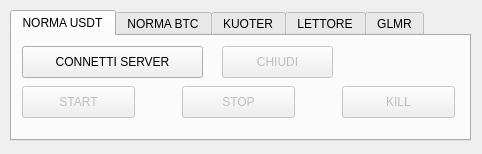
<?xml version="1.0" encoding="UTF-8"?>
<ui version="4.0">
 <class>Dialog</class>
 <widget class="QDialog" name="Dialog">
  <property name="geometry">
   <rect>
    <x>0</x>
    <y>0</y>
    <width>482</width>
    <height>154</height>
   </rect>
  </property>
  <property name="windowTitle">
   <string>Dialog</string>
  </property>
  <widget class="QTabWidget" name="page">
   <property name="geometry">
    <rect>
     <x>10</x>
     <y>10</y>
     <width>461</width>
     <height>131</height>
    </rect>
   </property>
   <property name="currentIndex">
    <number>0</number>
   </property>
   <widget class="QWidget" name="usdt">
    <attribute name="title">
     <string>NORMA USDT</string>
    </attribute>
    <widget class="QPushButton" name="Norma_usdt_startButton">
     <property name="enabled">
      <bool>false</bool>
     </property>
     <property name="geometry">
      <rect>
       <x>10</x>
       <y>50</y>
       <width>113</width>
       <height>32</height>
      </rect>
     </property>
     <property name="text">
      <string>START</string>
     </property>
    </widget>
    <widget class="QPushButton" name="Norma_usdt_stopButton">
     <property name="enabled">
      <bool>false</bool>
     </property>
     <property name="geometry">
      <rect>
       <x>170</x>
       <y>50</y>
       <width>113</width>
       <height>32</height>
      </rect>
     </property>
     <property name="text">
      <string>STOP</string>
     </property>
    </widget>
    <widget class="QPushButton" name="Norma_usdt_killButton">
     <property name="enabled">
      <bool>false</bool>
     </property>
     <property name="geometry">
      <rect>
       <x>330</x>
       <y>50</y>
       <width>113</width>
       <height>32</height>
      </rect>
     </property>
     <property name="text">
      <string>KILL</string>
     </property>
    </widget>
    <widget class="QPushButton" name="Norma_usdt_connectButton">
     <property name="enabled">
      <bool>true</bool>
     </property>
     <property name="geometry">
      <rect>
       <x>10</x>
       <y>10</y>
       <width>181</width>
       <height>32</height>
      </rect>
     </property>
     <property name="text">
      <string>CONNETTI SERVER</string>
     </property>
    </widget>
    <widget class="QPushButton" name="Norma_usdt_closeButton">
     <property name="enabled">
      <bool>false</bool>
     </property>
     <property name="geometry">
      <rect>
       <x>210</x>
       <y>10</y>
       <width>111</width>
       <height>32</height>
      </rect>
     </property>
     <property name="text">
      <string>CHIUDI</string>
     </property>
    </widget>
   </widget>
   <widget class="QWidget" name="btc">
    <attribute name="title">
     <string>NORMA BTC</string>
    </attribute>
    <widget class="QPushButton" name="Norma_btc_killButton">
     <property name="enabled">
      <bool>false</bool>
     </property>
     <property name="geometry">
      <rect>
       <x>330</x>
       <y>50</y>
       <width>113</width>
       <height>32</height>
      </rect>
     </property>
     <property name="text">
      <string>KILL</string>
     </property>
    </widget>
    <widget class="QPushButton" name="Norma_btc_startButton">
     <property name="enabled">
      <bool>false</bool>
     </property>
     <property name="geometry">
      <rect>
       <x>10</x>
       <y>50</y>
       <width>113</width>
       <height>32</height>
      </rect>
     </property>
     <property name="text">
      <string>START</string>
     </property>
    </widget>
    <widget class="QPushButton" name="Norma_btc_stopButton">
     <property name="enabled">
      <bool>false</bool>
     </property>
     <property name="geometry">
      <rect>
       <x>170</x>
       <y>50</y>
       <width>113</width>
       <height>32</height>
      </rect>
     </property>
     <property name="text">
      <string>STOP</string>
     </property>
    </widget>
    <widget class="QPushButton" name="Norma_btc_connectButton">
     <property name="enabled">
      <bool>true</bool>
     </property>
     <property name="geometry">
      <rect>
       <x>10</x>
       <y>10</y>
       <width>181</width>
       <height>32</height>
      </rect>
     </property>
     <property name="text">
      <string>CONNETTI SERVER</string>
     </property>
    </widget>
    <widget class="QPushButton" name="Norma_btc_closeButton">
     <property name="enabled">
      <bool>false</bool>
     </property>
     <property name="geometry">
      <rect>
       <x>210</x>
       <y>10</y>
       <width>111</width>
       <height>32</height>
      </rect>
     </property>
     <property name="text">
      <string>CHIUDI</string>
     </property>
    </widget>
   </widget>
   <widget class="QWidget" name="kuoter">
    <property name="enabled">
     <bool>true</bool>
    </property>
    <attribute name="title">
     <string>KUOTER</string>
    </attribute>
    <widget class="QPushButton" name="Kuoter_killButton">
     <property name="enabled">
      <bool>false</bool>
     </property>
     <property name="geometry">
      <rect>
       <x>330</x>
       <y>50</y>
       <width>113</width>
       <height>32</height>
      </rect>
     </property>
     <property name="text">
      <string>KILL</string>
     </property>
    </widget>
    <widget class="QPushButton" name="Kuoter_startButton">
     <property name="enabled">
      <bool>false</bool>
     </property>
     <property name="geometry">
      <rect>
       <x>10</x>
       <y>50</y>
       <width>113</width>
       <height>32</height>
      </rect>
     </property>
     <property name="text">
      <string>START</string>
     </property>
    </widget>
    <widget class="QPushButton" name="Kuoter_stopButton">
     <property name="enabled">
      <bool>false</bool>
     </property>
     <property name="geometry">
      <rect>
       <x>170</x>
       <y>50</y>
       <width>113</width>
       <height>32</height>
      </rect>
     </property>
     <property name="text">
      <string>STOP</string>
     </property>
    </widget>
    <widget class="QPushButton" name="Kuoter_connectButton">
     <property name="enabled">
      <bool>true</bool>
     </property>
     <property name="geometry">
      <rect>
       <x>10</x>
       <y>10</y>
       <width>181</width>
       <height>32</height>
      </rect>
     </property>
     <property name="text">
      <string>CONNETTI SERVER</string>
     </property>
    </widget>
    <widget class="QPushButton" name="Kuoter_closeButton">
     <property name="enabled">
      <bool>false</bool>
     </property>
     <property name="geometry">
      <rect>
       <x>210</x>
       <y>10</y>
       <width>111</width>
       <height>32</height>
      </rect>
     </property>
     <property name="text">
      <string>CHIUDI</string>
     </property>
    </widget>
   </widget>
   <widget class="QWidget" name="lettore">
    <attribute name="title">
     <string>LETTORE</string>
    </attribute>
    <widget class="QPushButton" name="Lettore_startButton">
     <property name="enabled">
      <bool>false</bool>
     </property>
     <property name="geometry">
      <rect>
       <x>10</x>
       <y>50</y>
       <width>113</width>
       <height>32</height>
      </rect>
     </property>
     <property name="text">
      <string>START</string>
     </property>
    </widget>
    <widget class="QPushButton" name="Lettore_stopButton">
     <property name="enabled">
      <bool>false</bool>
     </property>
     <property name="geometry">
      <rect>
       <x>170</x>
       <y>50</y>
       <width>113</width>
       <height>32</height>
      </rect>
     </property>
     <property name="text">
      <string>STOP</string>
     </property>
    </widget>
    <widget class="QPushButton" name="Lettore_connectButton">
     <property name="enabled">
      <bool>true</bool>
     </property>
     <property name="geometry">
      <rect>
       <x>10</x>
       <y>10</y>
       <width>181</width>
       <height>32</height>
      </rect>
     </property>
     <property name="text">
      <string>CONNETTI SERVER</string>
     </property>
    </widget>
    <widget class="QPushButton" name="Lettore_closeButton">
     <property name="enabled">
      <bool>false</bool>
     </property>
     <property name="geometry">
      <rect>
       <x>210</x>
       <y>10</y>
       <width>111</width>
       <height>32</height>
      </rect>
     </property>
     <property name="text">
      <string>CHIUDI</string>
     </property>
    </widget>
   </widget>
   <widget class="QWidget" name="glmr">
    <attribute name="title">
     <string>GLMR</string>
    </attribute>
    <widget class="QPushButton" name="Glmr_startButton">
     <property name="enabled">
      <bool>false</bool>
     </property>
     <property name="geometry">
      <rect>
       <x>10</x>
       <y>50</y>
       <width>113</width>
       <height>32</height>
      </rect>
     </property>
     <property name="text">
      <string>START</string>
     </property>
    </widget>
    <widget class="QPushButton" name="Glmr_stopButton">
     <property name="enabled">
      <bool>false</bool>
     </property>
     <property name="geometry">
      <rect>
       <x>170</x>
       <y>50</y>
       <width>113</width>
       <height>32</height>
      </rect>
     </property>
     <property name="text">
      <string>STOP</string>
     </property>
    </widget>
    <widget class="QPushButton" name="Glmr_connectButton">
     <property name="enabled">
      <bool>true</bool>
     </property>
     <property name="geometry">
      <rect>
       <x>10</x>
       <y>10</y>
       <width>181</width>
       <height>32</height>
      </rect>
     </property>
     <property name="text">
      <string>CONNETTI SERVER</string>
     </property>
    </widget>
    <widget class="QPushButton" name="Glmr_closeButton">
     <property name="enabled">
      <bool>false</bool>
     </property>
     <property name="geometry">
      <rect>
       <x>210</x>
       <y>10</y>
       <width>111</width>
       <height>32</height>
      </rect>
     </property>
     <property name="text">
      <string>CHIUDI</string>
     </property>
    </widget>
   </widget>
  </widget>
 </widget>
 <resources/>
 <connections/>
</ui>
